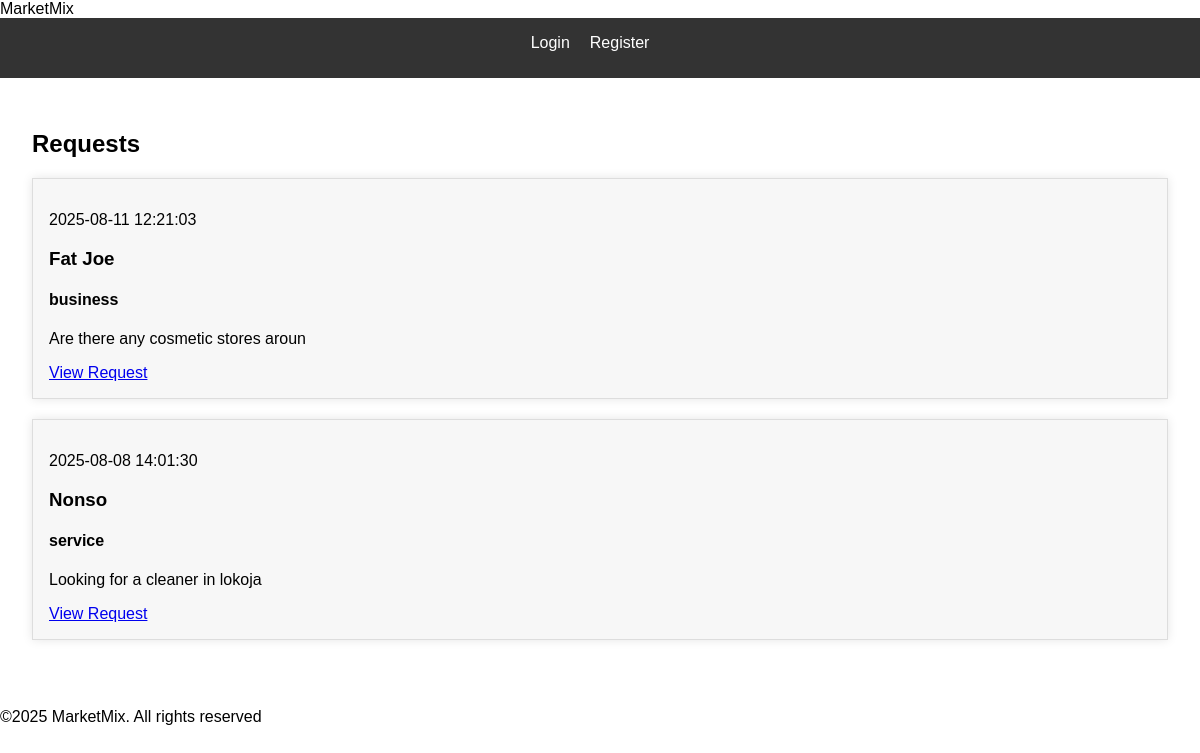
The app's page /requests with its own data.
### app/models/request.py (models this page shows)
class Request(db.Model):
    id = db.Column(db.Integer, primary_key=True)
    user_id = db.Column(db.Integer, db.ForeignKey('user.id'), nullable=False)
    category = db.Column(db.String(50), nullable=False)
    content = db.Column(db.Text, nullable=False)
    created_at = db.Column(db.DateTime, nullable=False, default=db.func.current_timestamp())
    responses = db.relationship('RequestResponse', backref='request', lazy=True)

### app/models/user.py (models this page shows, shortened)
class User(db.Model, UserMixin):
    id = db.Column(db.Integer, primary_key=True)
    username = db.Column(db.String(64), unique=True, nullable=False)
    email = db.Column(db.String(120), unique=True, nullable=False)
    password = db.Column(db.String(128))
    user_type = db.Column(db.String(10), nullable=False, default='customer')  # 'vendor' or 'customer'
    country = db.Column(db.String(50), nullable=False, default='unknown')
    state = db.Column(db.String(50), nullable=False, default='unknown')
    city = db.Column(db.String(50), nullable=False, default='unknown')
    is_active = db.Column(db.Boolean, nullable=False, default=True)
    businesses = db.relationship('Business', backref='user', lazy=True)

### app/routes/main_routes.py (the view)
@main.route('/requests')
def requests():
    requests = Request.query.order_by(Request.created_at.desc()).all()
    request_users = {}
    for request in requests:
        request_users[request.id] = User.query.get(request.user_id)
    return render_template('main/requests.html', requests=requests, request_users=request_users)

### app/templates/main/requests.html
{% extends 'base.html' %}
{% block content %}
<h2>Requests</h2>
    {% for request in requests %}
      <div class="post">
        <p>{{ request.created_at }}</p>
        <h3>{{ request_users[request.id].username }}</h3>
        <h4>{{ request.category }}</h4>
        <p>{{ request.content }}</p>
        <a href="{{ url_for('request.view_request', request_id=request.id) }}">View Request</a>
      </div>
    {% endfor %}
{% endblock %}

### app/static/css/style.css (style rules this page uses)
body { font-family: Arial, sans-serif; margin: 0; padding: 0; }
.post { background-color: #f7f7f7; padding: 1em; margin-bottom: 20px; border: 1px solid #ddd; box-shadow: 0 0 10px rgba(0, 0, 0, 0.1); }

### records on screen
Request: created_at "2025-08-11 12:21:03", category "business", content "Are there any cosmetic stores aroun"
User: username "Fat Joe"
Request: created_at "2025-08-08 14:01:30", category "service", content "Looking for a cleaner in lokoja"
User: username "Nonso"
